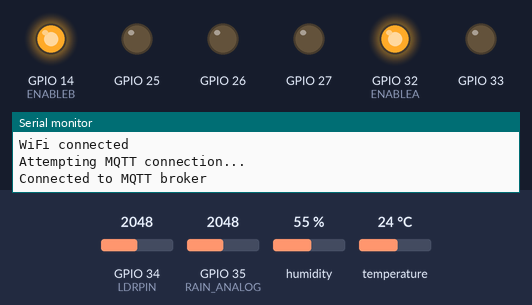
A sketch run on a simulated ESP32. Shown: output pins drawn as LEDs (lit = HIGH), the last lines printed to the serial monitor. The inputs (shaded band) are chosen by the test bench; at power-on: GPIO 35 (RAIN_ANALOG) = 2048, GPIO 34 (LDRPIN) = 2048, humidity 55 %, temperature 24 °C (analog values on the 0–4095 scale). WiFi joins after 1.5 s; servers stay silent unless stated; no MQTT or app messages arrive unless stated.

Above: at 3.2 s.
3.3 s: GPIO 35 (RAIN_ANALOG) set to 3157
At 6.2 s:
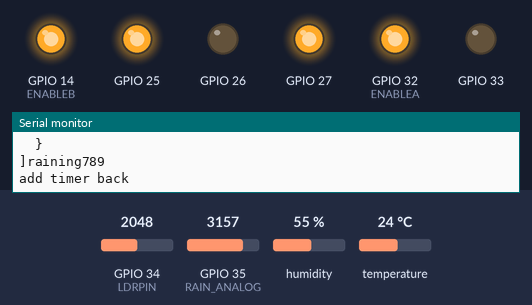
11.5 s: GPIO 35 (RAIN_ANALOG) set to 3247
At 16.3 s:
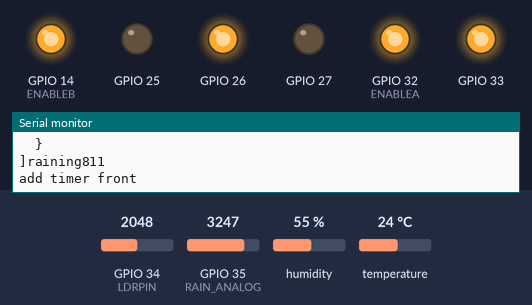
At 19.4 s:
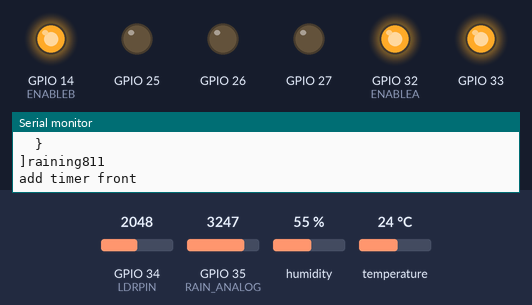
Timing chart, 0 to 21.5 s (numbered marks = the images above; inputs shaded):
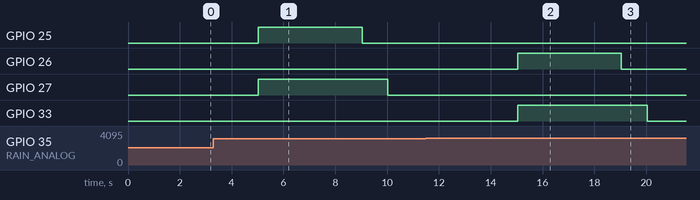

The sketch:

my_project.ino
```cpp
#include "Config.h"       // 引入 WiFi 和 MQTT 設定
#include "Utility.h"  // for debug
#include <WiFi.h>
#include <PubSubClient.h>
#include "MQTTControl.h" // 引入模組化函式庫
#include "timer.h"
#include "SensorHandler.h"

#define ENABLEA 32
#define ENABLEB 14

WiFiClient espClient;
PubSubClient client(espClient);

// MQTT 回調函式
void callback(char* topic, byte* payload, unsigned int length) {
    // 列印接收到的主題
    DEBUG_PRINT("Received topic: ");
    DEBUG_PRINT(topic);

    // 將 payload 轉換為字串
    String message = "";
    for (unsigned int i = 0; i < length; i++) {
        message += (char)payload[i];
    }

    // 列印接收到的完整消息
    DEBUG_PRINT("Received message: ");
    DEBUG_PRINT(message);

    // 提取並解析 MQTT 消息
    MessageResult result = extractMessage(message);
    if (result.isValid) {
        // 列印提取的 macAddr 和 data
        DEBUG_PRINT_VAR("Extracted macAddr: ", result.macAddr);
        DEBUG_PRINT_VAR("Extracted data: ", result.data );

        // 解析控制參數
        ControlParams params = parseControlParams(result.data);
        if (params.isValid) {
            // 控制 GPIO
            controlGPIO(params);

            // 列印控制結果
            DEBUG_PRINT("GPIO control executed.");
        } else {
            DEBUG_PRINT("Error: Invalid control parameters.");
        }
    } else {
        DEBUG_PRINT("Error: Failed to extract message.");
    }
}


// 設定 WiFi 連線
void setupWiFi() {
    delay(10);
    Serial.println("Connecting to WiFi...");
    WiFi.begin(WIFI_SSID, WIFI_PASSWORD);

    while (WiFi.status() != WL_CONNECTED) {
        delay(1000);
        Serial.print(".");
    }

    Serial.println("\nWiFi connected");
}

// 設定 MQTT 客戶端
void setupMQTT() {
    client.setServer(MQTT_SERVER, MQTT_PORT);
    client.setCallback(callback);
    reconnectMQTT();
}

// 連線到 MQTT Broker
void reconnectMQTT() {
    while (!client.connected()) {
        Serial.println("Attempting MQTT connection...");
        if (client.connect("ESP32Client", MQTT_USER, MQTT_PASSWORD)) {
            Serial.println("Connected to MQTT broker");
            client.subscribe(MQTT_DOWNLINK_TOPIC); // 訂閱下行訊息的 Topic
        } else {
            Serial.print("Failed, rc=");
            Serial.print(client.state());
            Serial.println(" retrying in 5 seconds");
            delay(5000);
        }
    }
}

void initializePins() {
    pinMode(27, OUTPUT);
    pinMode(26, OUTPUT);
    pinMode(25, OUTPUT);
    pinMode(33, OUTPUT);
    pinMode(35, INPUT);
    pinMode(18, INPUT);
    pinMode(ENABLEB, OUTPUT);
    pinMode(ENABLEA, OUTPUT);
    digitalWrite(ENABLEA, HIGH);
    digitalWrite(ENABLEB, HIGH);
}


void setup() {
    Serial.begin(115200);
    initializePins();
    sensorSetup();
    setupWiFi();
    setupMQTT();
    initializeTimers(); // 初始化計時器
    analogReadResolution(10);
}

unsigned long lastMsg = 0;   // 上次消息發布時間
void loop() {
    reconnectMQTT(); // 確保 MQTT 連線

    unsigned long now = millis();

    // 更新速度
    if (now - lastMsg > UPDATE_PERIOD) {
        lastMsg = now;

        // 更新感測器數據
        updateSensorData();

        // 發送感測器數據
        sendLightData(client);
        sendTemperatureData(client);
        sendHumidityData(client);
        sendRainingData(client);
    }

    // 更新多計時器狀態
    updateTimers();

    // 確保 MQTT 客戶端正常運行
    client.loop();
}
```

MQTTControl.cpp
```cpp
#include "MQTTControl.h"
#include "timer.h"
#include "Utility.h"  // for debug

MessageResult extractMessage(String message) {
    DEBUG_PRINT("Debug: Starting to extract message...");
    MessageResult result;

    // 提取 "data" 欄位的值
    int dataStart = message.indexOf("\"data\": \"") + 9; // 找到 "data" 的起始位置
    int dataEnd = message.indexOf("\"", dataStart);      // 找到 "data" 的結尾位置
    if (dataStart < 9 || dataEnd == -1) {               // 檢查格式有效性
        DEBUG_PRINT("Error: Invalid message format.");
        result.isValid = false;
        return result;
    }

    // 提取數據
    result.data = message.substring(dataStart, dataEnd);
    result.isValid = true;

    DEBUG_PRINT_VAR("Debug: Extracted data: ", result.data);

    return result;
}


ControlParams parseControlParams(String data) {
    DEBUG_PRINT("Debug: Parsing control parameters...");
    ControlParams params;

    // 檢查訊息類型
    if (data.startsWith("1F") || data.startsWith("0F")) {
        params.type = data.substring(0, 2);             // 訊息類型 ("1F" 或 "0F")
        params.pin = strtol(data.substring(2, 4).c_str(), NULL, 16);  // 提取 GPIO pin
        params.isOn = (data.substring(4, 6) == "01");  // 狀態（開/關）

        // 如果是 "1F"，提取計時器資訊
        if (params.type == "1F" && data.length() >= 8) {
            params.delaySeconds = strtol(data.substring(6).c_str(), NULL, 16);
        } else {
            params.delaySeconds = 0; // 無計時器
        }

        params.isValid = true;

        // 列印解析後的參數
        DEBUG_PRINT_VAR("Debug: Parsed type: ", params.type);
        DEBUG_PRINT_VAR("Debug: Parsed pin: ", params.pin);
        DEBUG_PRINT_VAR("Debug: Parsed state: ", params.isOn ? "ON" : "OFF");
        DEBUG_PRINT_VAR("Debug: Parsed delaySeconds: ", params.delaySeconds);
    } else {
        DEBUG_PRINT("Error: Data does not match control format.");
        params.isValid = false;
    }

    return params;
}

void controlGPIO(ControlParams params) {
    if (!params.isValid) {
        DEBUG_PRINT("Error: Invalid control parameters. GPIO control skipped.");
        return;
    }

    DEBUG_PRINT("Debug: Controlling GPIO...");
    DEBUG_PRINT_VAR("Debug: Message type: ", params.type);
    DEBUG_PRINT_VAR("Debug: Setting pin ", params.pin);
    DEBUG_PRINT_VAR("Debug: Initial state: ", params.isOn ? "HIGH" : "LOW");

    pinMode(params.pin, OUTPUT);

    // 若為 "1F" 類型且設有計時器，加入計時器
    if (params.type == "1F" && params.delaySeconds > 0) {
        if (!addTimer(params.pin, params.delaySeconds)) {
            DEBUG_PRINT("Error: No available timer slots.");
        } else {
            DEBUG_PRINT_VAR("Debug: Timer successfully set for pin ", params.pin);
        }
    }
    else{
      digitalWrite(params.pin, params.isOn);
    }
}
```

MQTTControl.h
```cpp
#ifndef MQTTCONTROL_H
#define MQTTCONTROL_H

#include <Arduino.h>

// Data structure for MQTT message parsing
struct MessageResult {
    String macAddr;
    String data;
    bool isValid;
};

// Data structure for control parameters
struct ControlParams {
    int pin;               // GPIO 引腳號碼
    bool isOn;             // 狀態：是否開啟
    unsigned long delaySeconds; // 延遲關閉時間（秒）
    String type;           // 訊息類型 ("1F" 或 "0F")
    bool isValid;          // 是否為有效參數
};


// Function declarations
MessageResult extractMessage(String message);
ControlParams parseControlParams(String data);
void controlGPIO(ControlParams params);

#endif
```

SensorHandler.cpp
```cpp
#include <Arduino.h>
#include "Config.h"       // 引入 WiFi 和 MQTT 設定
#include "SensorHandler.h"
#include "DHT.h"
#include "Timer.h"

DHT dht(DHT_PIN, DHT_TYPE);

// 全域變數初始化
int lightIntensity = 0;
int humidity = 0;
int temperature = 0;
int rainning = 0;
int flag = 1;


void sensorSetup() {
    dht.begin();
}

#if defined(ESP32)
const int ADC_MAX = 4095;     // ESP32 為 12 位 ADC
#else
const int ADC_MAX = 1023;     // Arduino 為 10 位 ADC
#endif
// 計算 Lux 的函數
int calculateLux(int adcValue) {
    if (adcValue <= 0) {  // 避免 ADC 值為 0
        return 0;
    }

    // 計算輸出電壓
    float vOut = (adcValue / (float)ADC_MAX) * V_IN;
    if (vOut < 0.1) {  // 避免 vOut 過小
        return 0;
    }

    // 計算光敏電阻的電阻值
    float rLDR = R_FIXED * (V_IN / vOut - 1.0);
    if (rLDR <= 0) {  // 避免電阻值異常
        return 0;
    }

    // 計算 Lux
    float lux = pow(rLDR / R10, -1.0 / GAMMA);

    // 返回整數 Lux
    return round(lux);
}

void updateSensorData() {
    lightIntensity = analogRead(LDRPIN);
    humidity = dht.readHumidity() * 2;
    temperature = dht.readTemperature() * 10;
    rainning = analogRead(RAIN_ANALOG);
}

void sendLightData(PubSubClient &client) {
    char hexLight[7];
    sprintf(hexLight, "%06x", lightIntensity); // 格式化光敏數據為 6 位 HEX

    String message = String("[\n") +
                     "  {\n" +
                     "    \"macAddr\": \"" + String(DEVICE_MAC) + "\",\n" +
                     "    \"data\": \"" + String(LIGHT_MESSAGE_TYPE) + String(hexLight) + "\"\n" +
                     "  }\n" +
                     "]";

    if (client.publish(MQTT_UPLINK_TOPIC, message.c_str())) {
        Serial.println("Light data sent: " + message);
    } else {
        Serial.println("Failed to send light data");
    }
}


void sendTemperatureData(PubSubClient &client) {
    char hexTemp[5];
    sprintf(hexTemp, "%04x", temperature); // 格式化溫度數據為 4 位 HEX

    String message = String("[\n") +
                     "  {\n" +
                     "    \"macAddr\": \"" + String(DEVICE_MAC) + "\",\n" +
                     "    \"data\": \"" + String(TEMPERATURE_MESSAGE_TYPE) + String(hexTemp) + "\"\n" +
                     "  }\n" +
                     "]";

    if (client.publish(MQTT_UPLINK_TOPIC, message.c_str())) {
        Serial.println("Temperature data sent: " + message);
    } else {
        Serial.println("Failed to send temperature data");
    }
}


void sendHumidityData(PubSubClient &client) {
    char hexHumi[3];
    sprintf(hexHumi, "%02x", humidity); // 格式化濕度數據為 2 位 HEX

    String message = String("[\n") +
                     "  {\n" +
                     "    \"macAddr\": \"" + String(DEVICE_MAC) + "\",\n" +
                     "    \"data\": \"" + String(HUMIDITY_MESSAGE_TYPE) + String(hexHumi) + "\"\n" +
                     "  }\n" +
                     "]";

    if (client.publish(MQTT_UPLINK_TOPIC, message.c_str())) {
        Serial.println("Humidity data sent: " + message);
    } else {
        Serial.println("Failed to send humidity data");
    }
}


void sendRainingData(PubSubClient &client){
    String message = String("[\n") +
                     "  {\n" +
                     "    \"macAddr\": \"" + String(DEVICE_MAC) + "\",\n" +
                     "    \"data\": \"" + String(RAINING_MESSAGE_TYPE) + (rainning > 800 ? "0" : "1") + "\"\n" +
                     "  }\n" +
                     "]";
    if (client.publish(MQTT_UPLINK_TOPIC, message.c_str())) {
        Serial.println("Raining data sent: " + message + "raining" + rainning);
    } else {
        Serial.println("Failed to send raining data");
    }
    if(rainning >= 800 && flag == 0){
        Serial.println("add timer front");
        addTimer(33, 5);
        addTimer(26, 4);
        flag = 1;
    }
    else if(rainning < 800 && flag == 1){
        Serial.println("add timer back");
        addTimer(25, 4);
        addTimer(27, 5);
        flag = 0;
    }
}
```

SensorHandler.h
```cpp
#ifndef SENSORHANDLER_H
#define SENSORHANDLER_H

#include <PubSubClient.h>

// 全域變數宣告
extern int lightIntensity;
extern int humidity;
extern int temperature;

// 初始化感測器和全域變數
void sensorSetup();

// 更新感測器數據
void updateSensorData();

// 發送光敏電阻數據
void sendLightData(PubSubClient &client);
int calculateLux(int adcValue);

// 發送溫度數據
void sendTemperatureData(PubSubClient &client);

// 發送濕度數據
void sendHumidityData(PubSubClient &client);

// 發送下雨判斷
void sendRainingData(PubSubClient &client);


#endif
```

Timer.cpp
```cpp
#include "Timer.h"

// 全域計時器陣列
TimerTask timerTasks[MAX_TIMERS];

// 初始化計時器列表
void initializeTimers() {
    for (int i = 0; i < MAX_TIMERS; i++) {
        timerTasks[i].isActive = false; // 初始化為未啟用
    }
}

// 新增計時器
bool addTimer(int pin, unsigned long delaySeconds) {
    for (int i = 0; i < MAX_TIMERS; i++) {
        if (!timerTasks[i].isActive) { // 找到空閒計時器槽位
            timerTasks[i].pin = pin;
            timerTasks[i].endTime = millis() + delaySeconds * 1000; // 計算結束時間
            timerTasks[i].isActive = true;
            pinMode(pin, OUTPUT); // 設置為輸出模式
            digitalWrite(pin, HIGH); // 啟動引腳
            return true; // 計時器成功加入
        }
        else{
          if(timerTasks[i].pin == pin){
            break;
          }
        }
    }
    return false; // 無可用計時器槽位
}

// 更新計時器狀態
void updateTimers() {
    unsigned long currentTime = millis();
    for (int i = 0; i < MAX_TIMERS; i++) {
        if (timerTasks[i].isActive && currentTime >= timerTasks[i].endTime) {
            digitalWrite(timerTasks[i].pin, LOW); // 計時結束後關閉引腳
            timerTasks[i].isActive = false;       // 停用計時器
        }
    }
}
```

Timer.h
```cpp
#ifndef TIMER_H
#define TIMER_H

#include <Arduino.h>

// 定義計時器結構
struct TimerTask {
    int pin;                     // GPIO pin
    unsigned long endTime;       // 計時器結束時間
    bool isActive;               // 計時器是否啟用
};

// 最大計時器數量
const int MAX_TIMERS = 10;

// 全域計時器陣列
extern TimerTask timerTasks[MAX_TIMERS];

// 初始化計時器
void initializeTimers();

// 新增計時器
bool addTimer(int pin, unsigned long delaySeconds);

// 更新計時器狀態（需要在 loop() 中呼叫）
void updateTimers();

#endif
```

Utility.h
```cpp
#ifndef UTILITY_H
#define UTILITY_H

#include <Arduino.h>

// 定義除錯列印宏
#ifdef DEBUG_MODE
    #define DEBUG_PRINT(x) Serial.println(x)
    #define DEBUG_PRINT_VAR(label, var) do { Serial.print(label); Serial.println(var); } while (0)
#else
    #define DEBUG_PRINT(x)
    #define DEBUG_PRINT_VAR(label, var)
#endif

#endif // UTILITY_H
```

Config.cpp
```cpp
#include "Config.h"
#include <Arduino.h>
// 更新週期
const unsigned long UPDATE_PERIOD = 5000;

// DHT 配置
const int DHT_PIN = 4;
const int DHT_TYPE = 22;  // DHT22 的值定義為 22，與 DHT 庫一致

// 光敏
const int LDRPIN = 34;
const int R_FIXED = 1000;     // 固定電阻，1 kΩ (棕黑紅金)

const float V_IN = 3.3;

// 光敏電阻特性參數
const float R10 = 5000.0;     // 10 Lux 下的電阻值 (5kΩ，亮電阻中值)
const float GAMMA = 0.6;      // 伽馬值 (γ)

const int RAIN_DIGITAL = 18;
const int RAIN_ANALOG = 35;

// 裝置相關配置
const char DEVICE_MAC[] = "00000000aaBB0D838";

// 訊息類型
const char LIGHT_MESSAGE_TYPE[] = "0265";
const char TEMPERATURE_MESSAGE_TYPE[] = "0267";
const char HUMIDITY_MESSAGE_TYPE[] = "0268";
const char RAINING_MESSAGE_TYPE[] = "028e";

// WiFi 設定
const char* WIFI_SSID = "";
const char* WIFI_PASSWORD = "";

// MQTT 設定
const char* MQTT_SERVER = "mqtt-pbl.kits.tw";
const int MQTT_PORT = 1883;
const char* MQTT_USER = "school";
const char* MQTT_PASSWORD = "nthu-hsnl";

// MQTT Topic 設定
const char* MQTT_UPLINK_TOPIC = "PBL/UL/";
const char* MQTT_DOWNLINK_TOPIC = "WAN-GW/DL/WetChicken";
```

Config.h
```cpp
#ifndef CONFIG_H
#define CONFIG_H

// 定義 DEBUG_MODE 宏以啟用除錯模式
#define DEBUG_MODE 1

// 更新週期
extern const unsigned long UPDATE_PERIOD;

// DHT 配置
extern const int DHT_PIN;
extern const int DHT_TYPE;  // DHT22 的值定義為 22，與 DHT 庫一致

// 光敏
extern const int LDRPIN;
extern const int R_FIXED;     // 固定電阻，1 kΩ (棕黑紅金)

extern const int RAIN_DIGITAL;
extern const int RAIN_ANALOG;

extern const float V_IN;

// 光敏電阻特性參數
extern const float R10;     // 10 Lux 下的電阻值 (5kΩ，亮電阻中值)
extern const float GAMMA;      // 伽馬值 (γ)

// GPIO PIN 配置
extern const int PIN_LED;
extern const int PIN_LED_R;

// GPIO 初始狀態
extern const bool INITIAL_LED_STATE;
extern const bool INITIAL_LED_R_STATE;

// 裝置相關配置
extern const char DEVICE_MAC[];

// 訊息類型
extern const char LIGHT_MESSAGE_TYPE[];
extern const char TEMPERATURE_MESSAGE_TYPE[];
extern const char HUMIDITY_MESSAGE_TYPE[];
extern const char RAINING_MESSAGE_TYPE[];

// WiFi 設定
extern const char* WIFI_SSID;
extern const char* WIFI_PASSWORD;

// MQTT 設定
extern const char* MQTT_SERVER;
extern const int MQTT_PORT;
extern const char* MQTT_USER;
extern const char* MQTT_PASSWORD;

// MQTT Topic 設定
extern const char* MQTT_UPLINK_TOPIC;
extern const char* MQTT_DOWNLINK_TOPIC;

#endif
```

Measured:
- the behaviour switches between 3199 and 3200 on GPIO 35 (RAIN_ANALOG) (found by bisection; images 1 and 2)
- after the input at 11.5 s, GPIO 26: LOW → HIGH after 3.5 s, → LOW 4.0 s later; GPIO 33: LOW → HIGH after 3.5 s, → LOW 5.0 s later
